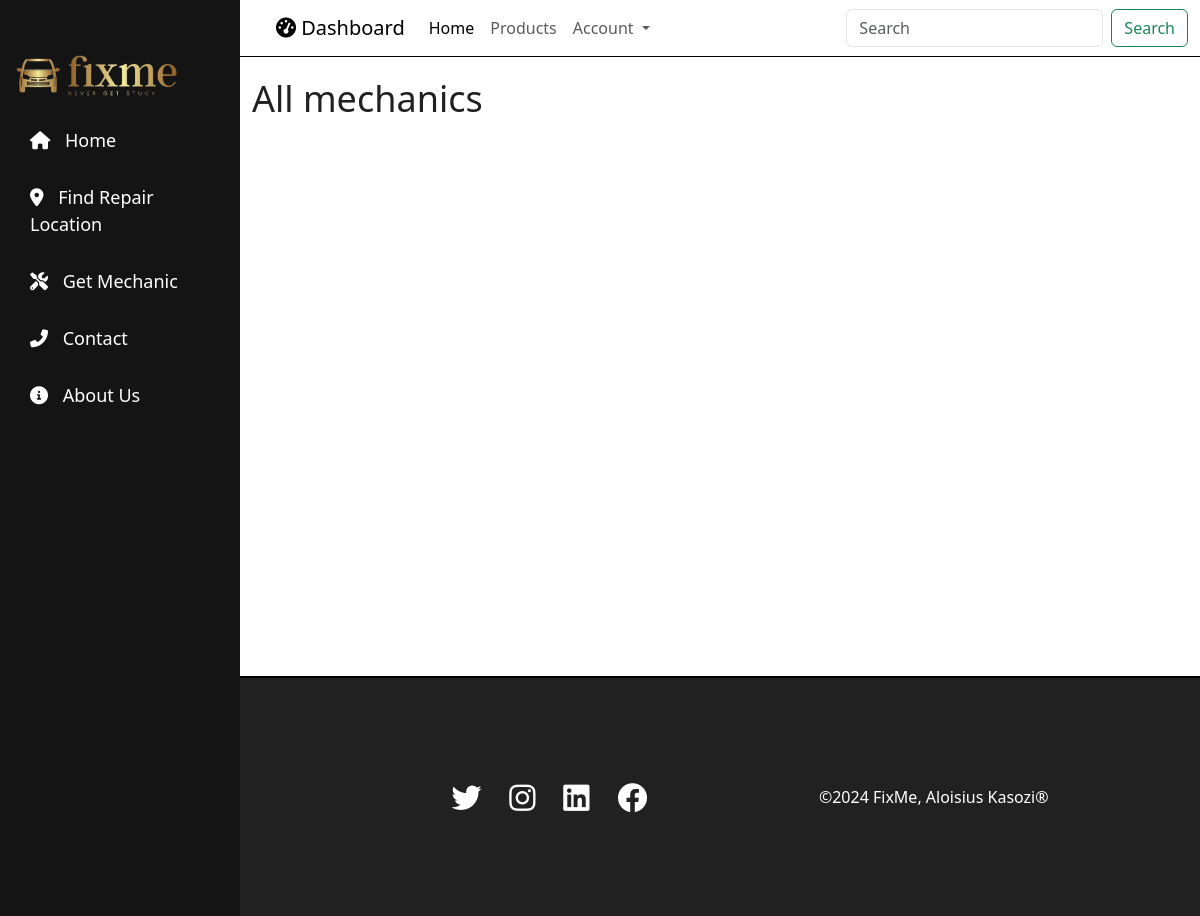
The app's page /mechanic/, older data.
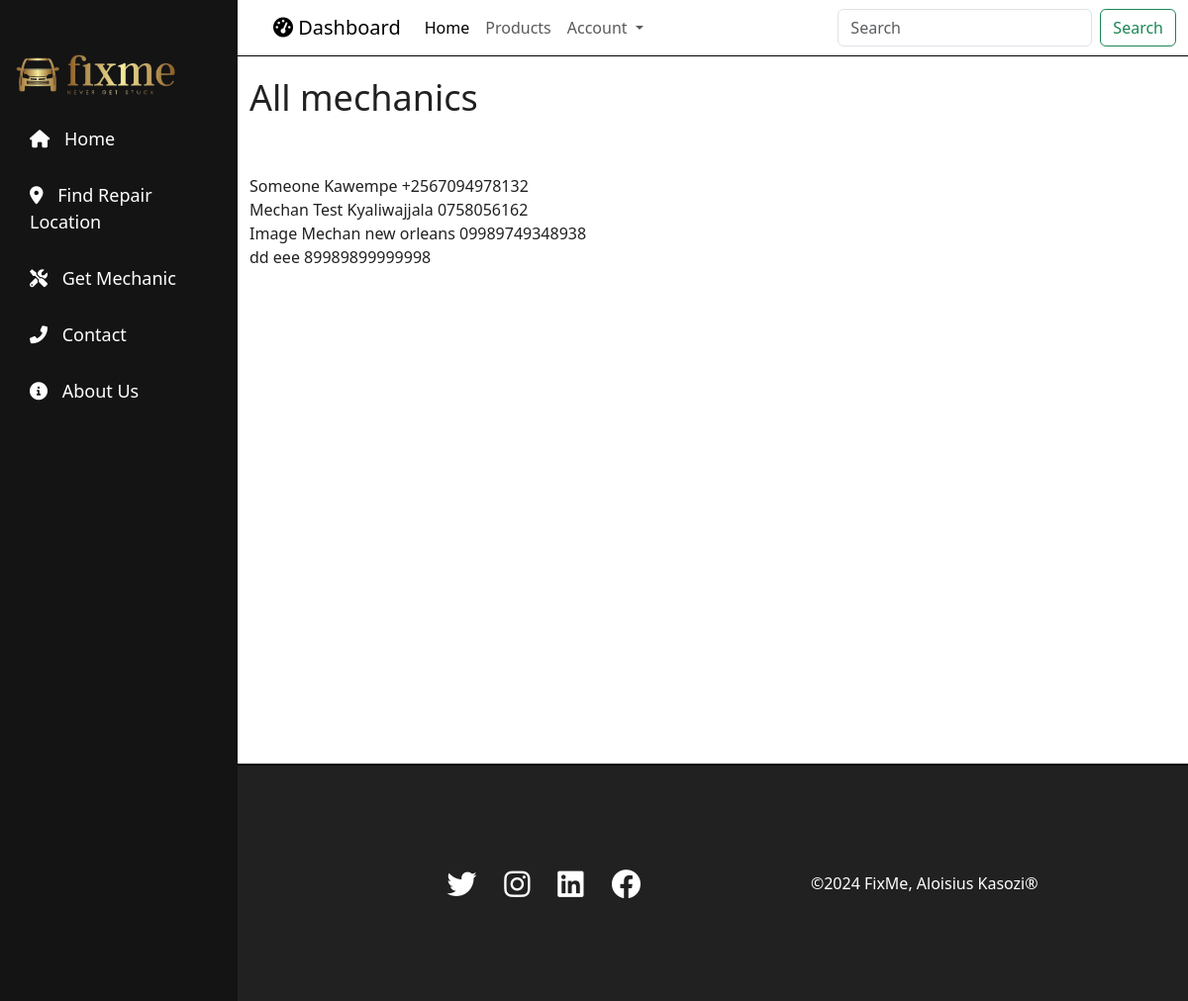
The same page, newer data.
### fixmeApp/models.py (models this page shows)
class Mechanic(models.Model):
    name = models.CharField(max_length=30)
    email = models.EmailField(validators=[EmailValidator(message="Please enter a valid email address")])
    location = models.CharField(max_length=30)
    experience = models.SmallIntegerField(default=0)
    phone = models.CharField(max_length=14, validators=[MinLengthValidator(10), MaxLengthValidator(14)])
    bio = models.CharField(max_length=100, null=True, blank=True)
    dis_img = models.ImageField(null=True, blank=True)

### fixmeApp/views.py (the view)
# urls.py: path('mechanic/', views.mechanic, name="mechanic"),
def mechanic(request):
    mechanic = Mechanic.objects.all()
    return render(request, "mechanic.html", {'mechanic':mechanic})

### fixmeApp/templates/mechanic.html
{% extends 'base.html' %}
{% block content %}
    <div>
        <h1>All mechanics</h1>
    </div>
    <br><br>
    {% for mechanic in mechanic %}
        <div>{{ mechanic.name }}
        {{ mechanic.location }}
       {{ mechanic.phone    }}
    </div>
    {% endfor %}
    <br><br><br><br><br><br><br><br><br><br>
    <br><br><br><br><br><br><br><br><br><br>
{% endblock %}

### fixmeApp/templates/base.html (shortened to what this page needs)
{% load static %}
<!DOCTYPE html>
<html lang="en">
<head>
    <link rel="stylesheet" href="{% static 'css/nav.css' %}">
    <link rel="stylesheet" href="{% static 'css/main.css' %}">
    <link rel="stylesheet" href="https://cdnjs.cloudflare.com/ajax/libs/font-awesome/6.0.0-beta3/css/all.min.css">
    <link href="https://cdn.jsdelivr.net/npm/bootstrap@5.3.3/dist/css/bootstrap.min.css" rel="stylesheet">
</head>
<body>
    <header>
        <nav>
            <nav class="navbar navbar-expand-lg">
                <div class="container-fluid">
                    <a class="navbar-brand" href="#"><i class="fas fa-tachometer-alt"></i> Dashboard</a>
                  <div class="collapse navbar-collapse" id="navbarSupportedContent">
                    <ul class="navbar-nav me-auto mb-2 mb-lg-0">
                      <li class="nav-item">
                        <a class="nav-link active" aria-current="page" href="#">Home</a>
                      </li>
                      <li class="nav-item">
                        <a class="nav-link" href="#">Products</a>
                      </li>
                      <li class="nav-item dropdown">
                        <a class="nav-link dropdown-toggle" href="#" role="button" data-bs-toggle="dropdown" aria-expanded="false">
                          Account
                        </a>
                      </li>
                    </ul>
                    <form class="d-flex" role="search">
                      <input class="form-control me-2" type="search" placeholder="Search" aria-label="Search">
                      <button class="btn btn-outline-success" type="submit">Search</button>
                    </form>
                  </div>
                </div>
              </nav>
            <div class="sidenav">
                <br>
                <img src="{% static 'images/homeimages/logo1.png' %}" alt="" width="200px">
                <a href="{% url 'home' %}"><i class="fas fa-home"></i> Home</a>
                <a href="{% url 'repairlocation' %}"><i class="fas fa-map-marker-alt"></i> Find Repair Location</a>
                <a href="{% url 'mechanic' %}"><i class="fas fa-tools"></i> Get Mechanic</a>
                <a href="{% url 'contact' %}"><i class="fas fa-phone-alt"></i> Contact</a>
                <a href="{% url 'about' %}"><i class="fas fa-info-circle"></i> About Us</a>
            </div>
        </nav>
    </header>
    <main>
        <section class="first">
            {% block content %}
            {% endblock %}
        </section>
    </main>
    <footer>
        <div class="footer-links">
            <i class="fab fa-twitter"></i>
            <i class="fab fa-instagram"></i>
            <i class="fab fa-linkedin"></i>
            <i class="fab fa-facebook"></i>
        </div>
        <div class="footercopy">
            &copy;2024 FixMe, Aloisius Kasozi&reg;
        </div>
    </footer>
</body>
</html>

### fixmeApp/static/css/nav.css (style rules this page uses)
* { margin: 0; padding: 0; box-sizing: border-box; line-height: 1.5; }
.container-fluid { padding-left: 23% !important; }
.navbar { border-bottom: 1px solid black ; color: white !important; }
body { font-family: Arial, sans-serif; background-color: #f4f4f4; width: 100vw; }
.sidenav { height: 100%; width: 20%; position: fixed; z-index: 1; top: 0; left: 0; background-color: #141414; padding-top: 20px; transition: 0.5s; }
.sidenav a { padding: 15px 20px; padding-left: 30px; text-decoration: none; font-size: 18px; color: #ffffff; display: block; transition: all 0.3s ease-in-out; }
.sidenav i { margin-right: 10px; }
main { padding: 20px; background-color: #fff; color: #212121; }
main h1 { font-size: 36px; }
.first { margin-left: 20%; }

### fixmeApp/static/css/main.css (style rules this page uses)
footer { border-top: 2px solid black; height: 30vh; background-color: #212121; display: flex; justify-content: space-evenly; align-items: center; color: white; padding-left: 25%; }
.footer-links { font-size: 30px; }
.footer-links i { margin-right: 20px; transition: all 0.3s ease-in-out; }

Row changes from the older to the newer data that the page shows:
added Mechanic: name "Someone", location "Kawempe", phone "+2567094978132"
added Mechanic: name "Mechan Test", location "Kyaliwajjala", phone "0758056162"
added Mechanic: name "Image Mechan", location "new orleans", phone "09989749348938"
added Mechanic: name "dd", location "eee", phone "89989899999998"
